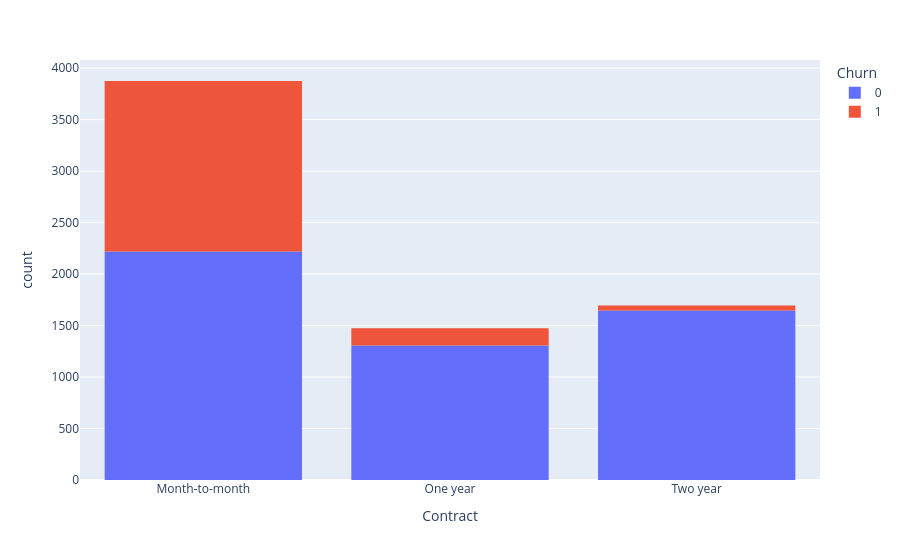

Notebook code for this chart:
### Code cell
# Contract Basis
px.histogram(df, x="Contract", color="Churn")

### Figure 1 — Plotly figure (JSON) as saved in the notebook; plotly's stock layout.template omitted (floating-point values rounded to 4 significant figures; data arrays with more than 128 entries replaced by an {"elided": "..."} marker saying what was removed)
{"data": [{"bingroup": "x", "hovertemplate": "Churn=0<br>Contract=%{x}<br>count=%{y}<extra></extra>", "legendgroup": "0", "marker": {"color": "#636efa", "pattern": {"shape": ""}}, "name": "0", "orientation": "v", "showlegend": true, "type": "histogram", "x": {"elided": "5174 str values"}, "xaxis": "x", "yaxis": "y"}, {"bingroup": "x", "hovertemplate": "Churn=1<br>Contract=%{x}<br>count=%{y}<extra></extra>", "legendgroup": "1", "marker": {"color": "#EF553B", "pattern": {"shape": ""}}, "name": "1", "orientation": "v", "showlegend": true, "type": "histogram", "x": {"elided": "1869 str values"}, "xaxis": "x", "yaxis": "y"}], "layout": {"barmode": "relative", "legend": {"title": {"text": "Churn"}, "tracegroupgap": 0}, "margin": {"t": 60}, "xaxis": {"anchor": "y", "domain": [0, 1], "title": {"text": "Contract"}}, "yaxis": {"anchor": "x", "domain": [0, 1], "title": {"text": "count"}}}}
